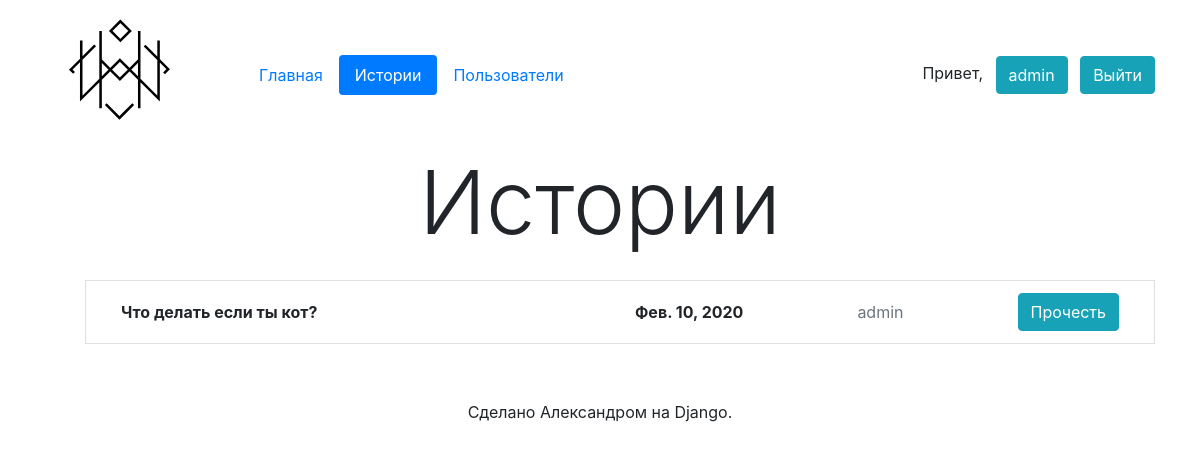
Page /stories/ (signed in) on the earlier database version.
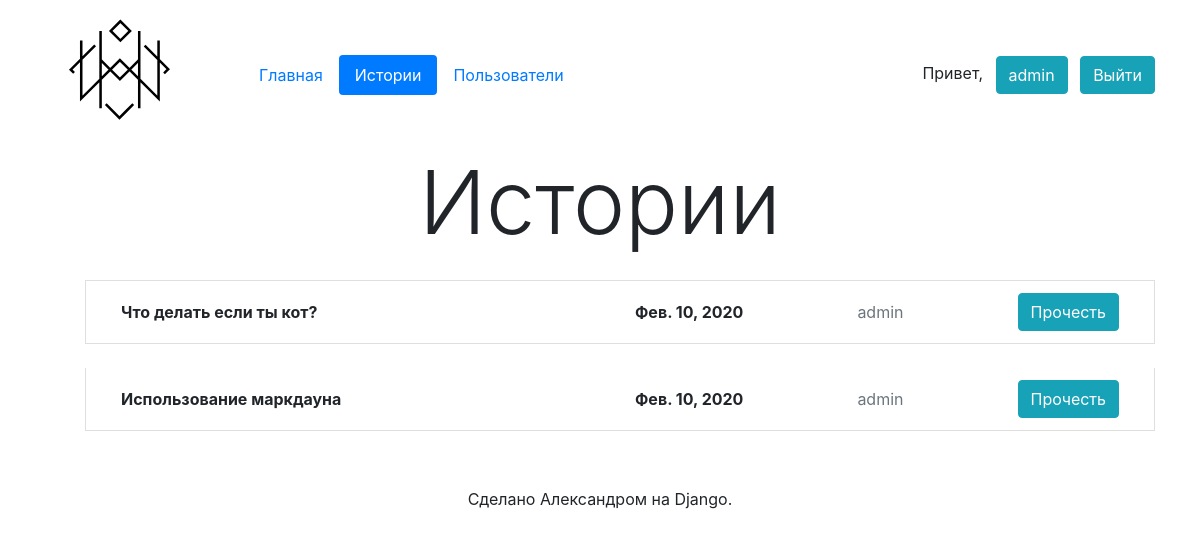
Same page on the later database version.
### app/models.py (models this page shows, shortened)
class Story(models.Model):
    author = models.ForeignKey(User, verbose_name='Автор', on_delete=models.CASCADE)
    title = models.CharField('Заголовок', max_length=100)
    as_md = models.BooleanField('Использовать Markdown', default=False)
    text = models.TextField('Текст', default='')
    html_text = models.TextField('Обработанный текст', editable=False, default='')
    creation_date = models.DateTimeField('Дата создания', auto_now_add=True)
    edit_date = models.DateTimeField('Дата редактирования', auto_now=True)
    publication_date = models.DateTimeField('Дата публикации', default=timezone.now())
    published = models.BooleanField('Опубликована', default=True)
    url = models.SlugField('URL', default='', editable=False)
    class Meta:
        verbose_name = 'История'
        verbose_name_plural = 'Истории'

### app/views.py (the view)
# urls.py: path('stories/', StoriesListView.as_view(), name='stories'),
class StoriesListView(LoginRequiredMixin, ListView):
    login_url = 'sign_in'
    model = Story
    template_name = 'stories.html'
    context_object_name = 'stories_list'

### app/templatetags/app_tags.py (called while the page is built)
@register.inclusion_tag('layout/base_tag.html', takes_context=True)
def nav(context, template='nav.html', page='index'):
    return {'context': context, 'template': template, 'page': page}

### templates/stories.html (shortened to what this page needs)
{% extends 'layout/base.html' %}
{% load app_tags %}
{% block nav %}
    {% nav page='stories' %}
{% endblock %}
{% block h1 %}
    Истории
{% endblock %}
{% block content %}
    <ul>
        {% for story in stories_list %}
            <li class="list-group-item mt-4">
                <div class="d-flex align-items-center">
                    <b class="col-6">{{ story.title }}</b>
                    <div class="col-6 row no-gutters justify-content-between align-items-center">
                        <b>{{ story.creation_date.date }}</b>
                        <span class="text-muted">{{ story.author }}</span>
                        <a class="btn btn-info" href="{% url 'story' story.pk story.url %}">Прочесть</a>
                    </div>
                </div>
            </li>
        {% endfor %}
    </ul>
{% endblock %}

Differences in the rows shown:
added Story: title "Использование маркдауна", creation_date "Фев. 10, 2020", author "admin"
